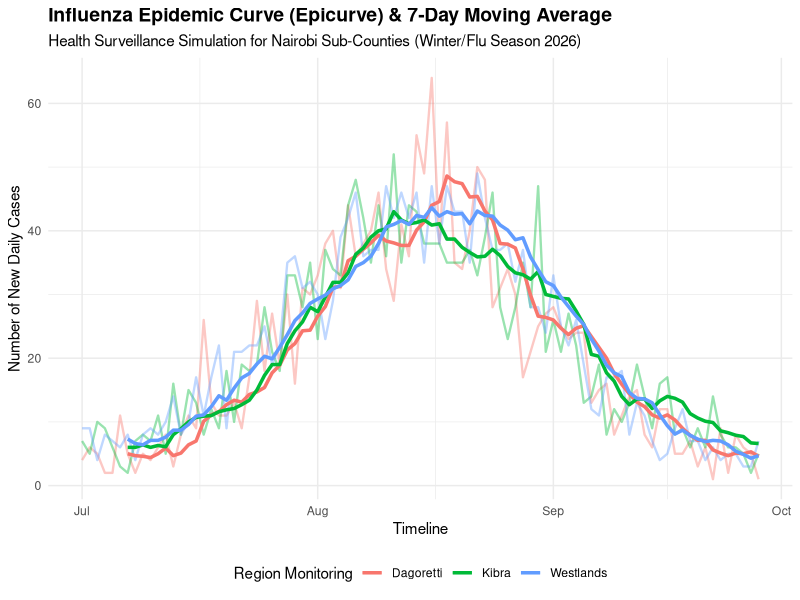

Reproduce this figure in R. (Note: this script raises an error after producing the figure.)


#  Influenza outbreak surveillance & simulation (MVP)
# Nairobi sub-counties: Westlands, Kibra, Dagoretti
#
# Purpose
#   1. Simulate 90 days of influenza case reporting (July–September 2026).
#   2. Compute positivity rate and 7-day rolling incidence.
#   3. Print epidemiological summaries by sub-county.
#   4. Draw an epidemic curve (daily cases + 7-day moving average).
#   5. Export the line list and the epicurve image next to this script.
#
# Runtime
#   CRAN: tidyverse, ggplot2
#   Install once if needed:
#     install.packages(c("tidyverse", "ggplot2"))
#   Run:
#     Rscript influenza_surveillance.R
#
# Author: Data Analyst Intern Candidate
# Date:   14 October 2026


# 0. Libraries and session

suppressPackageStartupMessages({
  library(tidyverse)
  library(ggplot2)
})

set.seed(42)

# Write outputs next to this file when launched with Rscript.
script_dir <- tryCatch(
  {
    cmd_args <- commandArgs(trailingOnly = FALSE)
    file_arg <- grep("^--file=", cmd_args, value = TRUE)
    if (length(file_arg) == 1L) {
      dirname(normalizePath(sub("^--file=", "", file_arg)))
    } else if (!is.null(sys.frame(1)$ofile)) {
      dirname(normalizePath(sys.frame(1)$ofile))
    } else {
      getwd()
    }
  },
  error = function(e) getwd()
)



# 1. Generate synthetic surveillance data

# 90 days of influenza monitoring across 3 Nairobi sub-counties.
# Incidence follows a Gaussian epi-curve (peak day 45, SD 15 days) plus
# Poisson reporting noise.

generate_flu_data <- function(days = 90) {
  sub_counties <- c("Westlands", "Kibra", "Dagoretti")
  peak_day <- 45
  sigma <- 15

  data_list <- lapply(sub_counties, function(sub_county) {
    timeline <- seq_len(days)
    growth_factor <- exp(-((timeline - peak_day)^2) / (2 * sigma^2))
    base_cases <- 5 + (growth_factor * 40)
    daily_cases <- rpois(days, lambda = base_cases)

    data.frame(
      Date = seq(from = as.Date("2026-07-01"), by = "day", length.out = days),
      Day = timeline,
      SubCounty = sub_county,
      NewCases = daily_cases,
      TestsConducted = rpois(days, lambda = 150),
      stringsAsFactors = FALSE
    )
  })

  master_data <- bind_rows(data_list)

  master_data %>%
    mutate(PositivityRate = round((NewCases / TestsConducted) * 100, 2)) %>%
    group_by(SubCounty) %>%
    mutate(
      RollingAvg7Day = round(
        as.numeric(stats::filter(NewCases, rep(1 / 7, 7), sides = 1)),
        1
      )
    ) %>%
    ungroup()
}

flu_surveillance_data <- generate_flu_data(90)

cat("--- Structured Public Health Surveillance Data Preview ---\n")
print(head(flu_surveillance_data, 10))


# 2. Statistical analysis & epidemiological metrics

county_summary <- flu_surveillance_data %>%
  group_by(SubCounty) %>%
  summarise(
    Total_Cases = sum(NewCases),
    Max_Daily_Cases = max(NewCases),
    Avg_Daily_Positivity = mean(PositivityRate, na.rm = TRUE),
    Peak_7Day_Avg = max(RollingAvg7Day, na.rm = TRUE),
    .groups = "drop"
  )

cat("\n--- Epidemiological Summary by Sub-County ---\n")
print(county_summary)



# 3. Epidemic curve

epicurve_plot <- ggplot(
  flu_surveillance_data,
  aes(x = Date, y = NewCases, color = SubCounty)
) +
  geom_line(alpha = 0.4, linewidth = 0.8) +
  geom_line(aes(y = RollingAvg7Day), linewidth = 1.2, na.rm = TRUE) +
  theme_minimal() +
  labs(
    title = "Influenza Epidemic Curve (Epicurve) & 7-Day Moving Average",
    subtitle = "Health Surveillance Simulation for Nairobi Sub-Counties (Winter/Flu Season 2026)",
    x = "Timeline",
    y = "Number of New Daily Cases",
    color = "Region Monitoring"
  ) +
  theme(
    plot.title = element_text(face = "bold", size = 14),
    legend.position = "bottom"
  )

png_path <- file.path(script_dir, "influenza_epicurve_2026.png")
csv_path <- file.path(script_dir, "influenza_surveillance_2026.csv")
summary_path <- file.path(script_dir, "influenza_county_summary_2026.csv")

write.csv(flu_surveillance_data, csv_path, row.names = FALSE)
write.csv(county_summary, summary_path, row.names = FALSE)

# Use ragg so Rscript on Windows does not hang on a GUI graphics device.
ragg::agg_png(png_path, width = 10, height = 6, units = "in", res = 150, background = "white")
print(epicurve_plot)
grDevices::dev.off()

if (interactive()) {
  print(epicurve_plot)
}

cat("\nSystem Success: Epidemiological visualization saved as '",
    basename(png_path), "'\n", sep = "")
cat("Line list exported to '", basename(csv_path), "'\n", sep = "")
cat("Sub-county summary exported to '", basename(summary_path), "'\n", sep = "")
